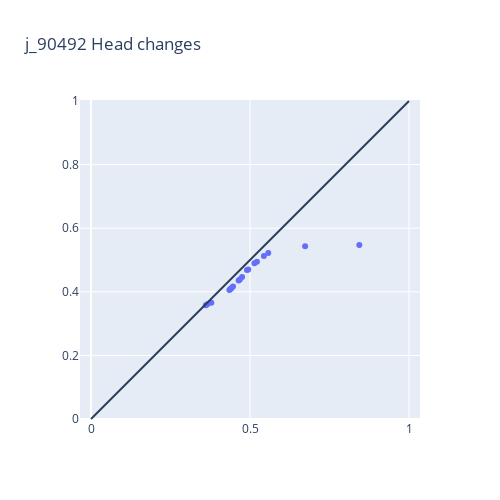

Notebook code cell kept with this figure:
### Code cell
fig = utils.plot_head_changes(node_name, single_node_x, single_node_y)
fig.show()

### Figure 1 — Plotly figure (JSON) as saved in the notebook; plotly's stock layout.template omitted (floating-point values rounded to 4 significant figures)
{"data": [{"mode": "markers", "type": "scatter", "x": [0.514, 0.4353, 0.5436, 0.4642, 0.8437, 0.4465, 0.4413, 0.4905, 0.5218, 0.3656, 0.4682, 0.4384, 0.3783, 0.4751, 0.4944, 0.5574, 0.6733, 0.3611], "y": [0.4897, 0.4058, 0.5123, 0.4353, 0.547, 0.4166, 0.4114, 0.4682, 0.4944, 0.3611, 0.4384, 0.4086, 0.3656, 0.4465, 0.4704, 0.5218, 0.5436, 0.3576]}], "layout": {"height": 500, "shapes": [{"type": "line", "x0": 0, "x1": 1, "y0": 0, "y1": 1}], "title": {"text": "j_90492 Head changes"}, "width": 500, "yaxis": {"scaleanchor": "x", "scaleratio": 1}}}
